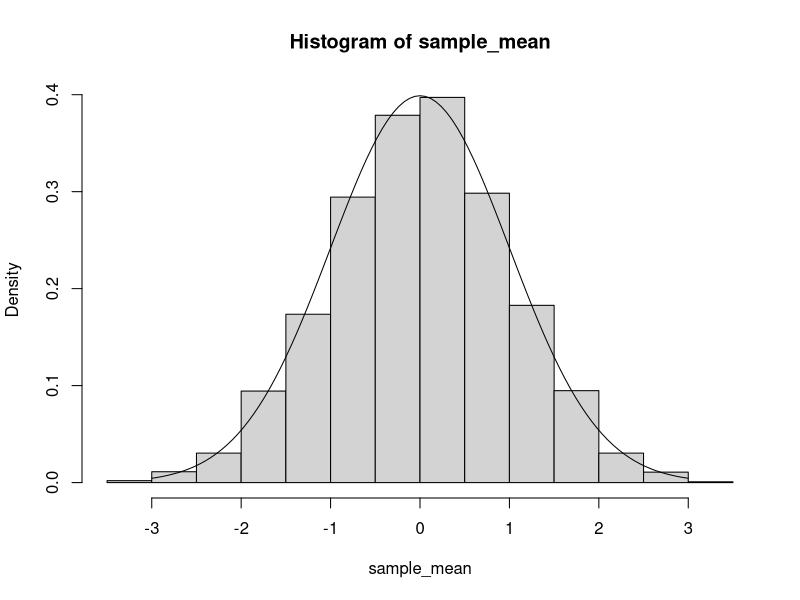
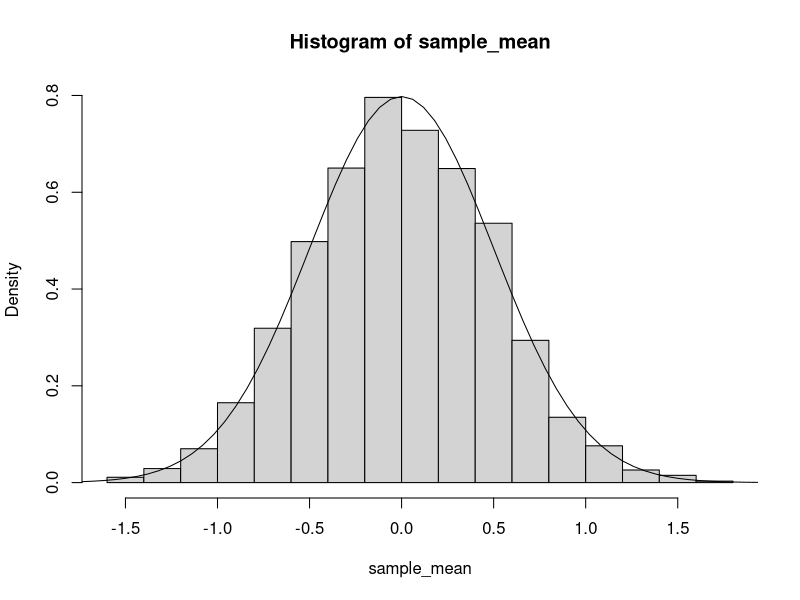
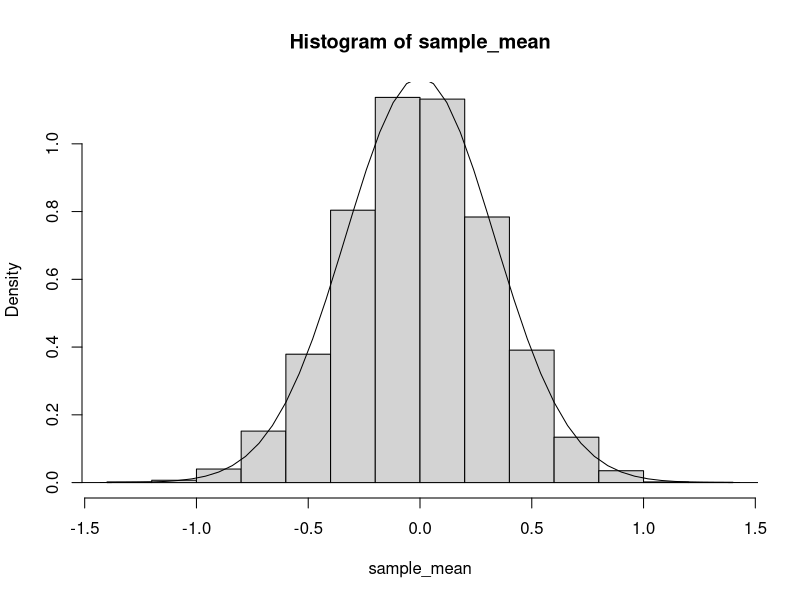
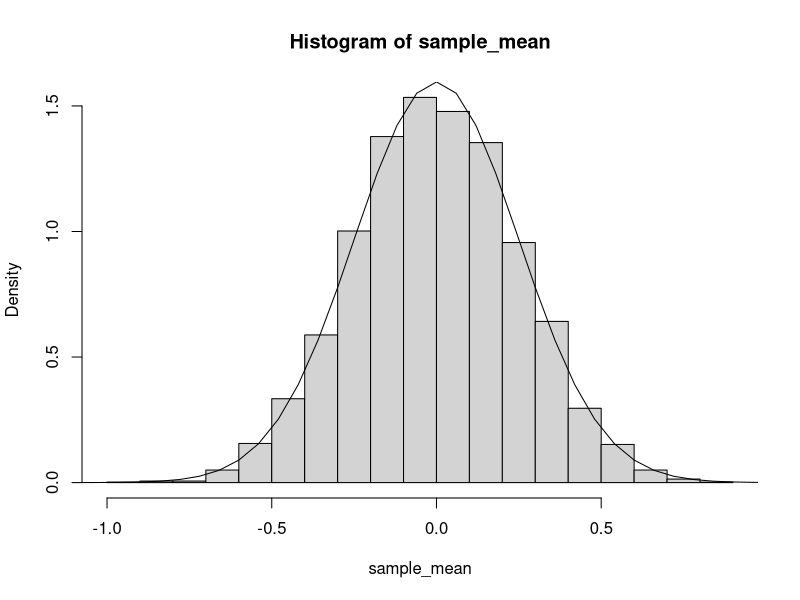
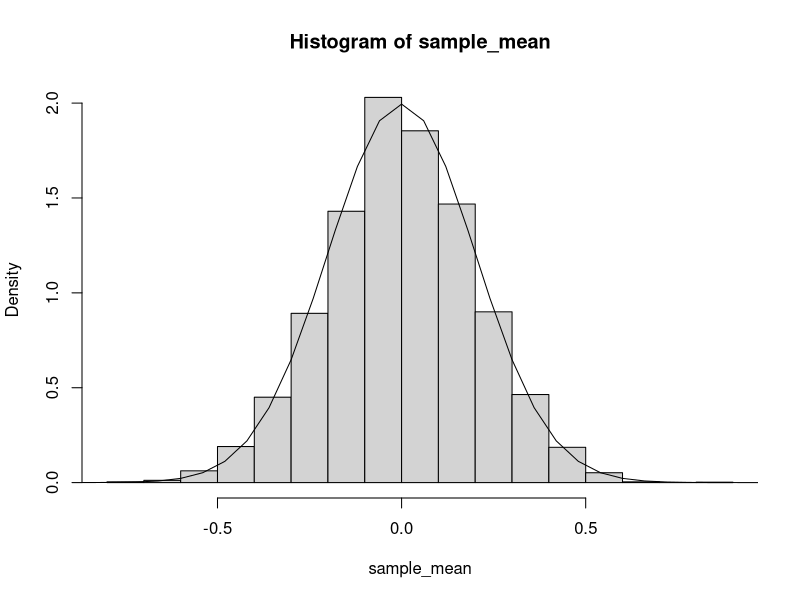
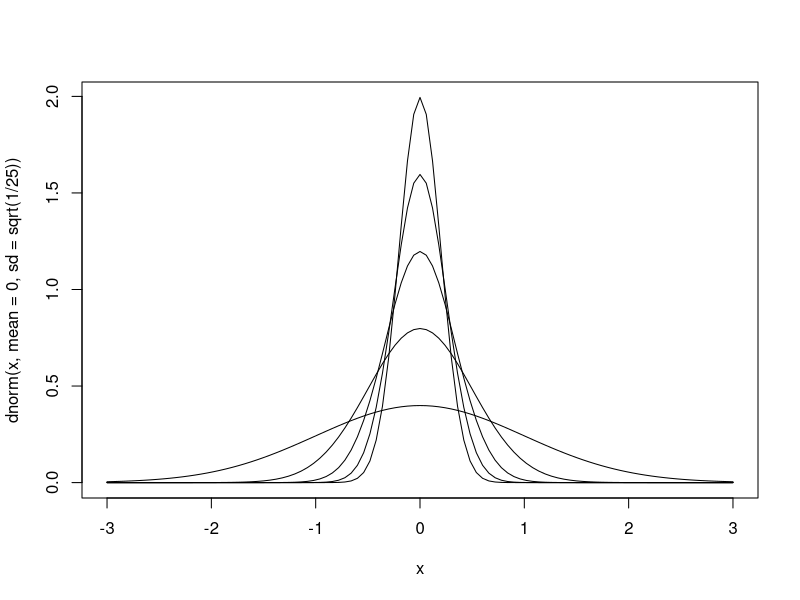

These figures' R source, in order:
view_sample_distribution = function(n,iter,mean,sd,file_name){
	sample_mean = numeric(length=iter)
	for (i in 1:iter){
	sample = rnorm(n=n,mean=mean,sd=sd)
	sample_mean[i] = mean(sample)
	}
	png(file_name)
	hist(sample_mean,freq=FALSE)
	curve(dnorm(x,mean=mean,sd=sqrt(sd/n)),from=-3,to=3,add=TRUE)
	dev.off()
}


tall = c(165.2,175.9,161.7,174.2,172.1,163.3,170.9,170.6,168.4,171.3)
print(mean(tall))
print(var(tall))

n = 6
dice = ceiling(runif(n=n,min=0,max=6))
print(table(dice))

#n = 6000000
#dice = ceiling(runif(n=n,min=0,max=6))
#print(table(dice))

#barplot(c(2/3,1/3),names.arg=c("men","female"))


#curve(dnorm(x,mean=0,sd=1),from=-4,to=4)
#curve(dnorm(x,mean=1,sd=1),add=TRUE)
#curve(dnorm(x,mean=0,sd=2),add=TRUE)

print(rnorm(n=5,mean=50,sd=10))
print(rnorm(n=5,mean=50,sd=10))

sample = rnorm(n=5,mean=50,sd=10)
#hist(sample)

sample = rnorm(n=10000,mean=50,sd=10)
#hist(sample)

sample_mean = numeric(length=10000)

for (i in 1:10000){
	sample = rnorm(n=10,mean=50,sd=10)
	sample_mean[i] = mean(sample)
}
#hist(sample_mean)

abs_error_se5 = ifelse(abs(sample_mean-50)<=5,1,0)
print(table(abs_error_se5))
#hist(sample_mean,freq=FALSE)
#curve(dnorm(x,mean=50,sd=sqrt(10)),add=TRUE)

if (dev.cur()>1) dev.off()

sample_mean_2 = numeric(length=5000)
for (i in 1:5000){
	sample_2 = rnorm(n=20,mean=50,sd=10)
	sample_mean_2[i] = mean(sample_2)
}
#hist(sample_mean_2,freq=FALSE)
#curve(dnorm(x,mean=50,sd=sqrt(5)),add=TRUE)


n = 1
iter = 5000
mean = 0
sd = 1
view_sample_distribution(n,iter,mean,sd,"plot_1.png")

n = 4
iter = 5000
mean = 0
sd = 1
view_sample_distribution(n,iter,mean,sd,"plot_4.png")

n = 9
iter = 5000
mean = 0
sd = 1
view_sample_distribution(n,iter,mean,sd,"plot_9.png")

n = 16
iter = 5000
mean = 0
sd = 1
view_sample_distribution(n,iter,mean,sd,"plot_16.png")

n = 25
iter = 5000
mean = 0
sd = 1
view_sample_distribution(n,iter,mean,sd,"plot_25.png")


curve(dnorm(x,mean=0,sd=sqrt(1/25)),-3,3)
curve(dnorm(x,mean=0,sd=sqrt(1/16)),-3,3,add=TRUE)
curve(dnorm(x,mean=0,sd=sqrt(1/9)),-3,3,add=TRUE)
curve(dnorm(x,mean=0,sd=sqrt(1/4)),-3,3,add=TRUE)
curve(dnorm(x,mean=0,sd=sqrt(1/1)),-3,3,add=TRUE)


